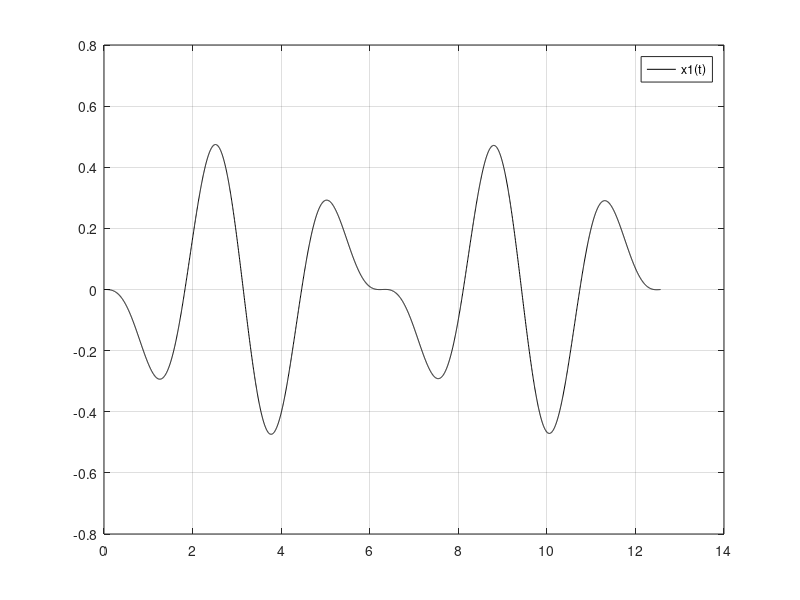
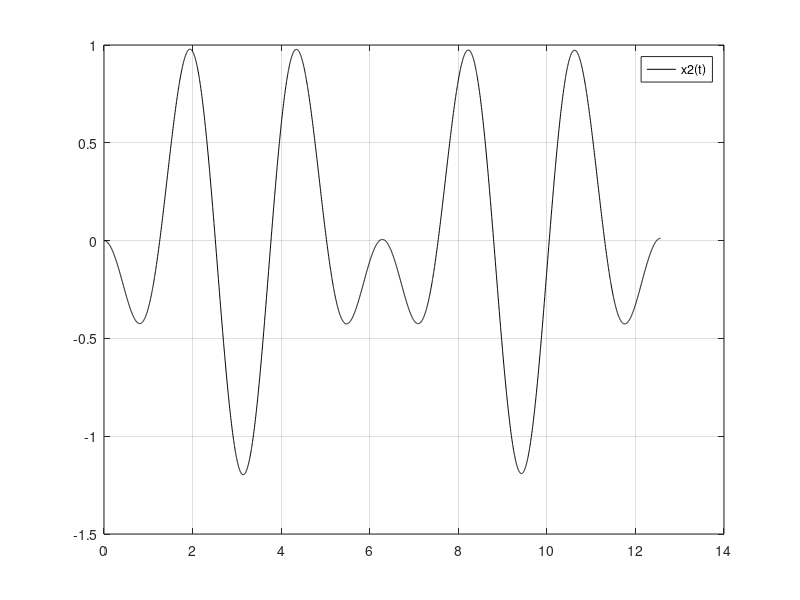
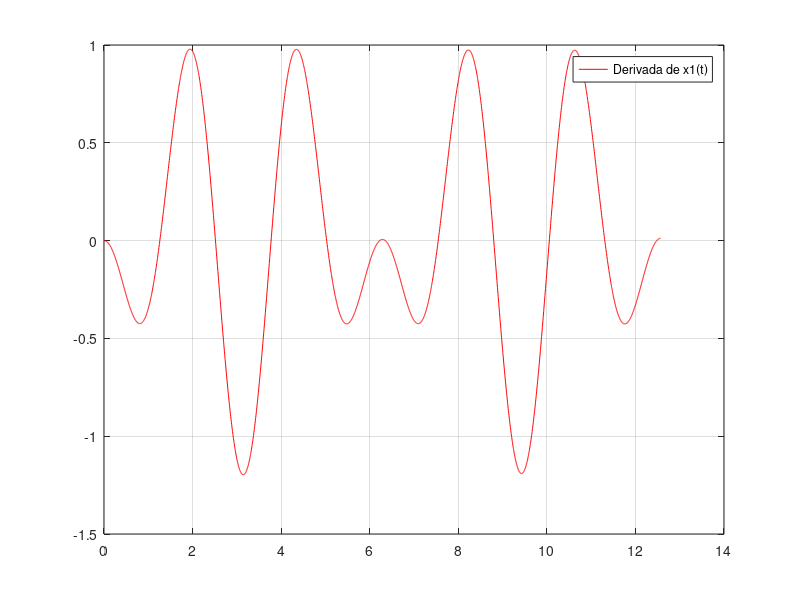

Recreate these plots in MATLAB, in order.
function parcialote_Renzo

    %Definiciones
    y10=0;     % Valor Inicial VECTOR SOLUCION de funcion x1(t)
    y20=0;     % Valor Inicial VECTOR SOLUCION de funcion x2(t)
    t0 = 0.000;   %valor inicial tiempo
    tf = 12.5664;   %valor final en el tiempo
    w=1/2;

    N = 3000;   %cantidad de incrementos a realizar
    dt = (tf - t0)/N; %incremento en el tiempo
    dim = N + 1;

    y = zeros(2, N);     % Matriz para el vector solucion y(t)
    x = zeros(1, N);
    t=zeros(1,N);   % vector fila para el tiempo

    %inicializaciones
    t(1)=t0;
    y(1,1)=y10;
    y(2,1)=y20;


    %Euler EXPLÍCITO (Adelante)

    for i=1 : dim - 1      %((((Debería ser N-1?))))
        k1 = dt * f_pend(t(i),y(:,i));          %Euler IMPLÍCITO (Atrás)      k1 = dt * f_pend(t(i+1),y(:,i+1));
        y(:,i+1) = y(:,i) + k1;
        t(i+1) = t(i) + dt;
    endfor

    figure(1)
    plot(t, y(1,:), "black");
    grid on
    legend('x1(t)')

    figure(2)
    plot(t, y(2,:), "black");
    grid on
    legend('x2(t)')


#{

% Dimensionamiento RUNGE KUTTA
k1=zeros(2,1);
k2=zeros(2,1);

% RUNGE KUTTA

for j=1:N-1         %((((Debería ser N-1?))))

   k1 = dt * f_pend(t(j) , y(:,j));

   tg = t(j) + (dt/(2*w));
   yg = y(:,j) + (k1)/(2*w);

   k2 = dt * f_pend(tg,yg);

   y(:,j+1) = y(:,j) + (1-w) * k1 + w * k2;
   t(j+1)    = t(j) + dt;

end

 #}



    %Derivada central de orden 2 para x1(t)
%Declaraciones

for i=1:dim
  if (i==1)
  dd(i)=(-3*y(1,i)+4*y(1,i+1)-y(1,i+2))/(2*dt); %primera posicion
  elseif(i<dim)
  dd(i)=(-y(1,i-1)+y(1,i+1))/(2*dt); %desde i=2 hasta dim-1
  else
  dd(i)=(3*y(1,dim)-4*y(1,dim-1)+y(1,dim-2))/(2*dt);%ultima posicion
  endif
endfor


figure(3)
plot(t,dd,'-r')
grid on
legend('Derivada de x1(t)')

    %Valores concretos pedidos sobre la funcion

valPed=2;
jota=N/valPed;

display("El valor de x1(t1) es :"),display(y(1, round(jota)));
display("El valor de x2(t1) es :"),display(y(2, round(jota)));
display("En t1=2seg el j es :"),display(round(jota));
display("En j=10001 t es :"),display(t(1,round(jota)));


    %Integral de Y1*Y1

    I11 = 0;

    for i=1 : dim
        func1(i) = y(1,i) * y(1,i);
        if(i >= 2)
            I11 = I11 + ((func1(i-1) + func1(i))/2) * dt;
        endif
    endfor

display("El valor de la integral definida () es :"),display(I11);

    %Integral I12

    I12 = 0;

    for i=1 : dim
        func2(i) = y(1,i) * dd(1,i);
        if(i >= 2)
            I12 = I12 + ((func2(i-1) + func2(i))/2) * dt;
        endif
    endfor

display("El valor de la integral definida () es :"),display(I12);

    % I11/I12 ver si es I12/I11

display("El valor del cociente es :"),display(I12/I11);

    %Método simpson

    ISimp = 0;

    for i=1:2:dim-1
        ISimp = ISimp + (y(1,i) + 4*y(1,i+1) + y(1,i+2)) * (dt/3);
    endfor

    display(ISimp);

    %Comparación con el de los trapecios para corroborar que esté bien

    ITrap = 0;

    for i=1:dim-1
        ITrap = ITrap + ((y(1,i) + y(1,i+1))/2) * dt;
    endfor

    display(ITrap);

end

function [fy] = f_pend(x,z)

  fy(1,1)=(0*z(1) + 1*z(2) )+ 0*sin(3*x);
  fy(2,1)=(-((2)^2)*z(1) - 0.020*z(2)) - 1*sin(3*x);

end
